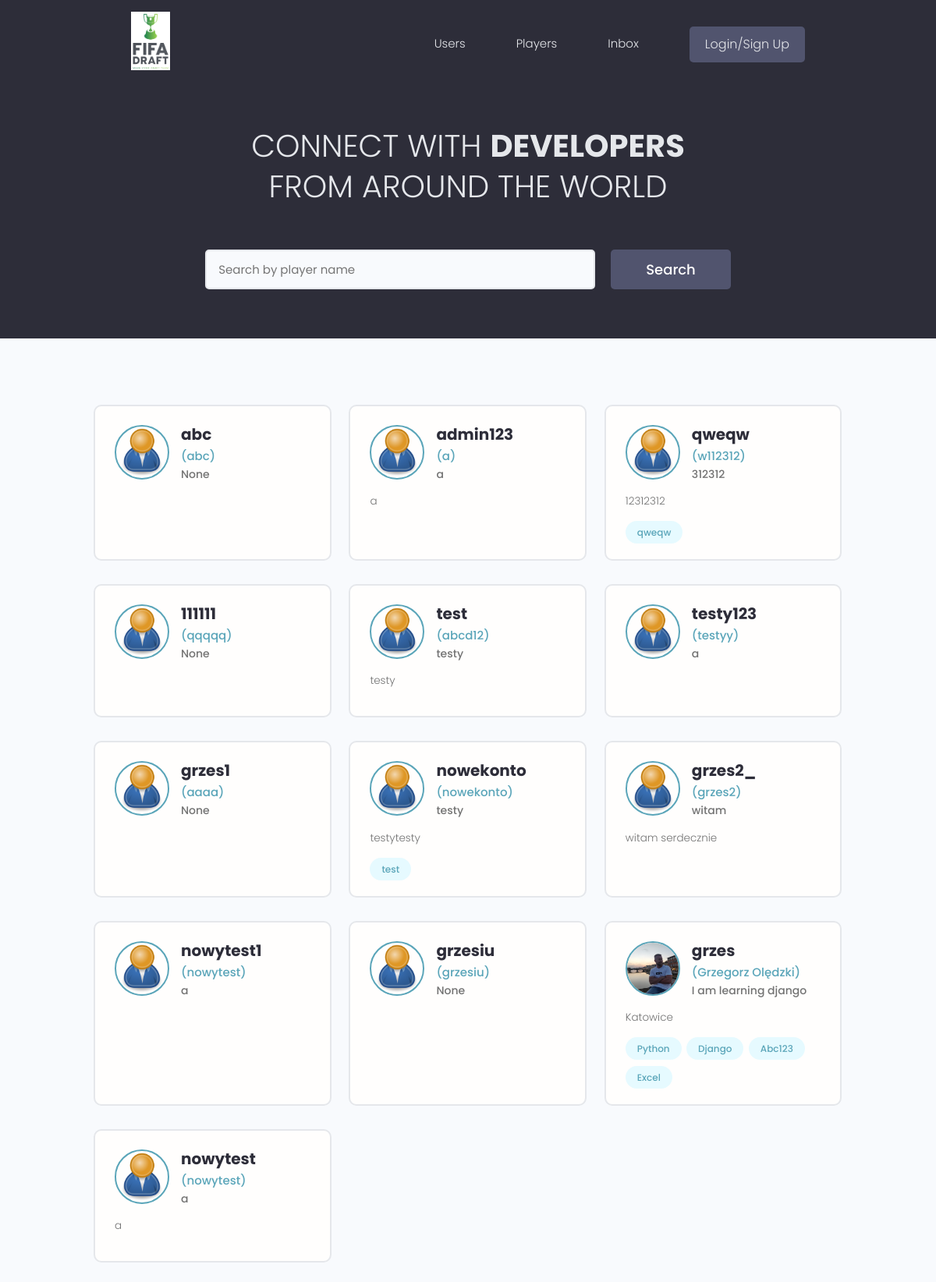
The page / on the database its author committed.
### users/models.py (models this page shows, shortened)
class Profile(models.Model):
    user = models.OneToOneField(User, on_delete=models.CASCADE, null=True, blank=True)
    name = models.CharField(max_length=100, blank=True, null=True)
    username = models.CharField(max_length=100, blank=True, null=True)
    location = models.CharField(max_length=100, blank=True, null=True)
    email = models.EmailField(max_length=100, blank=True)
    short_intro = models.CharField(max_length=250, blank=True, null=True)
    bio = models.TextField(blank=True, null=True)
    profile_image = models.ImageField(
        null=True,
        blank=True,
        upload_to="profile_images/",
        default="profile_images/user-default.png",
    )
    social_github = models.CharField(max_length=200, blank=True, null=True)
    social_twitter = models.CharField(max_length=200, blank=True, null=True)
    social_linkedin = models.CharField(max_length=200, blank=True, null=True)
    social_youtube = models.CharField(max_length=200, blank=True, null=True)
    social_website = models.CharField(max_length=200, blank=True, null=True)
    created = models.DateTimeField(auto_now_add=True)
    id = models.UUIDField(
        default=uuid.uuid4, unique=True, primary_key=True, editable=False
    )

class Skill(models.Model):
    owner = models.ForeignKey(Profile, on_delete=models.CASCADE, null=True, blank=True)
    name = models.CharField(max_length=200, blank=True, null=True)
    description = models.TextField(null=True, blank=True)
    created = models.DateTimeField(auto_now_add=True)
    id = models.UUIDField(
        default=uuid.uuid4, unique=True, primary_key=True, editable=False
    )
    def __str__(self):
        return str(self.name)

### users/views.py (the view)
# urls.py: path("", views.profiles, name="profiles"),
def profiles(request):
    profiles, search_query = searchProfiles(request)
    context = {"profiles": profiles}
    return render(request, "users/profiles.html", context)

### users/utils.py (called while the page is built)
def searchProfiles(request):
    search_query = ""
    if request.GET.get("search_query"):
        search_query = request.GET.get("search_query")
    skills = Skill.objects.filter(name__iexact=search_query)
    profiles = Profile.objects.distinct().filter(
        Q(name__icontains=search_query)
        | Q(username__icontains=search_query)
        | Q(skill__in=skills)
        | Q(location__icontains=search_query)
    )
    return profiles, search_query

### users/templates/users/profiles.html (shortened to what this page needs)
{% extends 'main.html'%}
{% block content %}
  <main class="home">
    <section class="hero-section text-center">
      <div class="container container--narrow">
        <div class="hero-section__box">
          <h2>CONNECT WITH <span>DEVELOPERS</span></h2>
          <h2>FROM AROUND THE WORLD</h2>
        </div>
        <div class="hero-section__search">
          <form class="form" action="#" method="get">
            <div class="form__field">
              <input class="input input--text" id="formInput#search" type="text" name="search_query"
                value='{{search_query}}' placeholder="Search by player name" />
            </div>
            <input class="btn btn--sub btn--lg" type="submit" value="Search" />
          </form>
        </div>
      </div>
    </section>
    <section class="devlist">
      <div class="container">
        <div class="grid grid--three">
         {% for profile in profiles %}
          <div class="column card">
            <div class="dev">
              <a href="{% url 'user-profile' profile.id %}" class="card__body">
                <div class="dev__profile">
                  <img class="avatar avatar--md" src={{profile.profile_image.url}} alt="image" />
                  <div class="dev__meta">
                    <h3>{{ profile.user }}</h3> ({{ profile.name }})
                    <h5>{{ profile.short_intro|slice:'60' }}</h5>
                  </div>
                </div>
                <p class="dev__info">
                  {{ profile.bio|slice:'150' }}</p>
                <div class="dev__skills">
                  {% for skill in profile.skill_set.all %}
                  <span class="tag tag--pill tag--main">
                    <small>{{ skill }}</small>
                  </span>
                  {% endfor %}
                </div>
              </a>
            </div>
          </div>
         {% endfor %}
        </div>
      </div>
    </section>
  </main>
{% endblock content %}

### static/styles/app.css (style rules this page uses)
:root { --color-sub: #2d2d39; }
.btn--sub { background-color: var(--color-sub-light); }
.card { border: 2px solid var(--color-light); }
img { width: 100%; }
.hero-section { height: 40vh; display: flex; align-items: center; background-color: var(--color-sub); }
.hero-section__box { margin-bottom: 4rem; }
.hero-section__box > h2, .hero-section__box > h2 > span { font-size: 4rem; color: var(--color-light); line-height: 1.3; text-transform: uppercase; }
.hero-section__box > h2 { font-weight: 300; }
.hero-section__box > h2 > span { font-weight: 700; }
.hero-section__search > .form { display: flex; align-items: center; justify-content: center; gap: 2rem; }
.hero-section__search > .form input.input--text { width: 50rem; }
.devlist { margin-top: 8rem; }
.devlist .grid { align-items: stretch; }
.devlist .dev .dev__profile { display: flex; align-items: center; gap: 1.5rem; }
.devlist .dev .dev__meta h3 { color: var(--color-sub); font-size: 2rem; font-weight: 700; }
.devlist .dev .dev__meta h5 { color: var(--color-text); font-size: 1.4rem; font-weight: 500; }
.devlist .dev .dev__info { margin: 1.5rem 0; font-size: 1.35rem; line-height: 1.4; text-align: justify; }

### static/uikit/styles/modules/_variables.css (style rules this page uses)
:root { --color-main: #5aa5b9; --color-main-light: #e6faff; --color-sub: #3f4156; --color-sub-light: #51546e; --color-sub-lighter: #ededfd; --color-text: #737373; --color-gray: #8b8b8b; --color-light: #e5e7eb; --color-light-gray: #767676; --color-bg: #f8fafd; --color-white: #fffefd; --color-white-light: #f3f3f3; --color-success: #359e64; --color-success-bg: #def8e8; --color-error: #fc4b0b; --color-error-bg: #fff2ee; --font-base: 'Poppins', arial, helvetica, 'Segoe UI', roboto, ubuntu, sans-serif; --font-monospace: 'Fira Code', 'Courier New', courier, monospace; --font-regular: 300; --font-medium: 500; --font-bold: 700; --generic-shadow: 1px 1px 5px #00000010; --generic-transition: all 0.3s ease-in-out; }

### static/uikit/styles/modules/_base.css (style rules this page uses)
* { margin: 0; padding: 0; box-sizing: border-box; text-rendering: optimizeLegibility; color: inherit; font-size: inherit; }
html { font-size: 50%; }
@media only screen and (min-width: 480px) { html { font-size: 56.25%; } }
@media only screen and (min-width: 1200px) { html { font-size: 62.5%; } }
body { line-height: 1.6; font-weight: 400; font-size: 1.5rem; color: var(--color-text); background-color: var(--color-bg); min-height: 100vh; }

### static/uikit/styles/modules/_typography.css (style rules this page uses)
* { font-family: var(--font-base); }
h2 { font-size: 3.6rem; font-weight: var(--font-bold); }
h3 { font-size: 3.2rem; font-weight: var(--font-medium); }
h5 { font-size: 2.4rem; font-weight: var(--font-medium); }
h5, h6 { font-weight: var(--font-regular); }
p, span, strong { font-size: 1.6rem; color: var(--color-text); font-weight: var(--font-regular); }
a { padding-bottom: 2px; text-decoration: none; display: inline-block; color: var(--color-main); font-weight: var(--font-medium); }

### static/uikit/styles/modules/_utilities.css (style rules this page uses)
.container { width: 92%; max-width: 165rem; margin: 0 auto; box-sizing: border-box; }
.container--narrow { width: 92%; max-width: 120rem; }
@media screen and (min-width: 1000px) { .container { width: 90%; } }
@media screen and (min-width: 1000px) { .container--narrow { width: 85%; } }
@media screen and (min-width: 1200px) { .container { width: 80%; } }
@media screen and (min-width: 1200px) { .container--narrow { width: 72%; } }
.text-center { text-align: center; }

### static/uikit/styles/modules/_avatar.css (style rules this page uses)
.avatar { border-radius: 50%; border: 2px solid var(--color-main); object-fit: cover; }
.avatar--md { height: 7rem; width: 7rem; }

### static/uikit/styles/modules/_button.css (style rules this page uses)
.btn { display: inline-block; position: relative; cursor: pointer; background-color: var(--color-light); font-weight: var(--font-medium); color: var(--color-sub); text-decoration: none; padding: 1rem 2rem; border-radius: 0.5rem; border: none; width: -webkit-fit-content; width: -moz-fit-content; width: fit-content; height: -webkit-fit-content; height: -moz-fit-content; height: fit-content; font-size: 1.6rem; outline-width: 0; outline-color: transparent; -webkit-backface-visibility: hidden; backface-visibility: hidden; transition: all 0.3s ease-in-out; }
.btn--sub { background-color: var(--color-sub); color: var(--color-white); }
.btn--lg { font-size: 1.8rem; padding: 1.2rem 4.5rem; }

### static/uikit/styles/modules/_card.css (style rules this page uses)
.card { border-radius: 1rem; background-color: var(--color-white); border: 1.5px solid var(--color-light); width: auto; height: auto; margin-top: 0.5rem; margin-bottom: 0.5rem; overflow: hidden; }
.card__body, .card__header { padding: 2rem 2.5rem; }

### rows shown on the page
Profile: profile_image (placeholder picture), user "abc", name "abc", short_intro "None"
Profile: profile_image (placeholder picture), user "admin123", name "a", short_intro "a", bio "a"
Profile: profile_image (placeholder picture), user "qweqw", name "w112312", short_intro "312312", bio "12312312"
Skill: name "qweqw"
Profile: profile_image (placeholder picture), user "111111", name "qqqqq", short_intro "None"
Profile: profile_image (placeholder picture), user "test", name "abcd12", short_intro "testy", bio "testy"
Profile: profile_image (placeholder picture), user "testy123", name "testyy", short_intro "a"
Profile: profile_image (placeholder picture), user "grzes1", name "aaaa", short_intro "None"
Profile: profile_image (placeholder picture), user "nowekonto", name "nowekonto", short_intro "testy", bio "testytesty"
Skill: name "test"
Profile: profile_image (placeholder picture), user "grzes2_", name "grzes2", short_intro "witam", bio "witam serdecznie"
Profile: profile_image (placeholder picture), user "nowytest1", name "nowytest", short_intro "a"
Profile: profile_image (placeholder picture), user "grzesiu", name "grzesiu", short_intro "None"
Profile: profile_image (picture), user "grzes", name "Grzegorz Olędzki", short_intro "I am learning django", bio "Katowice"
Skill: name "Python"
Skill: name "Django"
Skill: name "Abc123"
Skill: name "Excel"
Profile: profile_image (placeholder picture), user "nowytest", name "nowytest", short_intro "a", bio "a"
